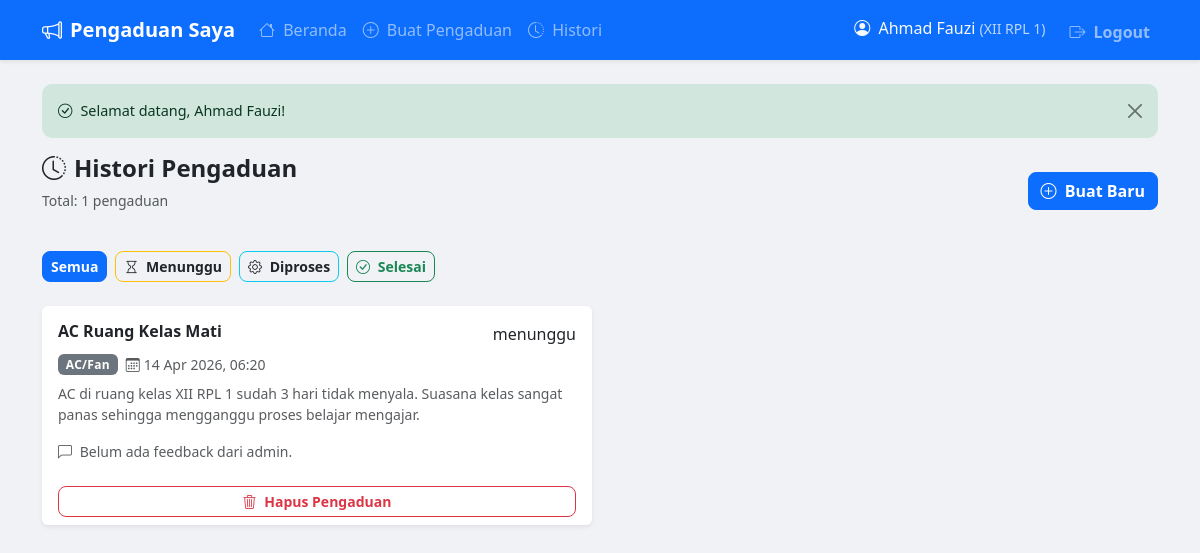
The app's page /siswa/histori.php (signed in) with its own data.
### tables this page shows
CREATE TABLE pengaduan (
    id INT(11) NOT NULL AUTO_INCREMENT,
    user_id INT(11) NOT NULL,
    judul VARCHAR(200) NOT NULL,
    deskripsi TEXT NOT NULL,
    kategori ENUM('Listrik', 'Meja-Kursi', 'AC/Fan', 'Komputer', 'Toilet', 'Lainnya') NOT NULL,
    status ENUM('menunggu', 'diproses', 'selesai') NOT NULL DEFAULT 'menunggu',
    created_at TIMESTAMP DEFAULT CURRENT_TIMESTAMP,
    updated_at TIMESTAMP DEFAULT CURRENT_TIMESTAMP ON UPDATE CURRENT_TIMESTAMP,
    PRIMARY KEY (id),
    FOREIGN KEY (user_id) REFERENCES users(id) ON DELETE CASCADE
);

### config/database.php (called while the page is built, shortened)
<?php
 $DB_HOST = '127.0.0.1';
 $DB_USER = 'ukk';
 $DB_PASS = 'ukk123';
 $DB_NAME = 'pengaduan_sekolah';
 $koneksi = mysqli_connect($DB_HOST, $DB_USER, $DB_PASS, $DB_NAME);
mysqli_set_charset($koneksi, "utf8mb4");
function query($sql) {
    global $koneksi;
    $result = mysqli_query($koneksi, $sql);
    $rows = [];
    while ($row = mysqli_fetch_assoc($result)) {
        $rows[] = $row;
    }
    return $rows;
}
function escape($data) {
    global $koneksi;
    return mysqli_real_escape_string($koneksi, htmlspecialchars($data, ENT_QUOTES, 'UTF-8'));
}
?>

### siswa/histori.php (the view, shortened to what this page needs)
<?php
require_once __DIR__ . '/../config/database.php';
require_once __DIR__ . '/../includes/functions.php';
 $pengaduan = get_pengaduan_siswa($_SESSION['user_id']);
 $filter_status = $_GET['status'] ?? '';
require_once __DIR__ . '/../includes/header.php';
require_once __DIR__ . '/../includes/navbar_siswa.php';
?>
<div class="container py-4">
    <?php echo flash_message(); ?>
    <div class="d-flex justify-content-between align-items-center flex-wrap gap-2 mb-4">
        <div>
            <h4 class="fw-bold"><i class="bi bi-clock-history me-2"></i>Histori Pengaduan</h4>
            <p class="text-muted small">Total: <?php echo count(get_pengaduan_siswa($_SESSION['user_id'])); ?> pengaduan</p>
        </div>
        <a href="buat_pengaduan.php" class="btn btn-primary">
            <i class="bi bi-plus-circle me-1"></i> Buat Baru
        </a>
    </div>
    <div class="d-flex gap-2 mb-4 flex-wrap">
        <a href="histori.php" class="btn btn-sm <?php echo empty($filter_status) ? 'btn-primary' : 'btn-outline-primary'; ?>">
            Semua
        </a>
        <a href="histori.php?status=menunggu" class="btn btn-sm <?php echo $filter_status === 'menunggu' ? 'btn-warning text-dark' : 'btn-outline-warning text-dark'; ?>">
            <i class="bi bi-hourglass me-1"></i> Menunggu
        </a>
        <a href="histori.php?status=diproses" class="btn btn-sm <?php echo $filter_status === 'diproses' ? 'btn-info text-dark' : 'btn-outline-info text-dark'; ?>">
            <i class="bi bi-gear me-1"></i> Diproses
        </a>
        <a href="histori.php?status=selesai" class="btn btn-sm <?php echo $filter_status === 'selesai' ? 'btn-success' : 'btn-outline-success'; ?>">
            <i class="bi bi-check-circle me-1"></i> Selesai
        </a>
    </div>
    <?php if (empty($pengaduan)): ?>
        <div class="text-center text-muted py-5">
            <i class="bi bi-inbox" style="font-size:64px;"></i>
            <h5 class="mt-3">Tidak ada pengaduan</h5>
            <p class="mb-3">
                <?php echo !empty($filter_status) ? 'Tidak ada pengaduan dengan status "' . escape($filter_status) . '".' : 'Anda belum pernah membuat pengaduan.'; ?>
            </p>
            <?php if (empty($filter_status)): ?>
                <a href="buat_pengaduan.php" class="btn btn-primary">Buat Pengaduan Pertama</a>
            <?php endif; ?>
        </div>
    <?php else: ?>
        <div class="row g-3">
            <?php foreach ($pengaduan as $p): ?>
                <?php
                $fb = get_feedback($p['id']);
                $ada_feedback = !empty($fb);
                ?>
                <div class="col-lg-6">
                    <div class="card border-0 shadow-sm h-100">
                        <div class="card-body">
                            <div class="d-flex justify-content-between align-items-start mb-2">
                                <h6 class="fw-bold mb-0"><?php echo escape($p['judul']); ?></h6>
                                <?php echo badge_status($p['status']); ?>
                            </div>
                            <div class="d-flex gap-2 mb-2">
                                <span class="badge bg-secondary"><?php echo escape($p['kategori']); ?></span>
                                <small class="text-muted">
                                    <i class="bi bi-calendar3 me-1"></i><?php echo format_tanggal($p['created_at']); ?>
                                </small>
                            </div>
                            <p class="text-muted small mb-3">
                                <?php echo nl2br(escape($p['deskripsi'])); ?>
                            </p>
                            <?php if ($ada_feedback): ?>
                                <div class="border-top pt-3">
                                    <p class="fw-semibold small mb-2">
                                        <i class="bi bi-chat-dots text-success me-1"></i>
                                        Feedback dari Admin (<?php echo count($fb); ?>)
                                    </p>
                                    <?php foreach ($fb as $f): ?>
                                        <div class="p-2 mb-2 bg-success bg-opacity-10 rounded-2">
                                            <div class="d-flex justify-content-between small">
                                                <span class="fw-semibold text-success">Admin</span>
                                                <span class="text-muted" style="font-size:11px;">
                                                    <?php echo format_tanggal($f['created_at']); ?>
                                                </span>
                                            </div>
                                            <p class="small mb-0 mt-1"><?php echo nl2br(escape($f['isi_feedback'])); ?></p>
                                        </div>
                                    <?php endforeach; ?>
                                </div>
                            <?php else: ?>
                                <div class="text-muted small">
                                    <i class="bi bi-chat-left me-1"></i> Belum ada feedback dari admin.
                                </div>
                            <?php endif; ?>
                        </div>
                        <div class="card-footer bg-transparent border-top-0 py-2">
                            <form method="POST" action="" onsubmit="return confirmHapus(this, '<?php echo escape(addslashes($p['judul'])); ?>')">
                                <button type="submit" class="btn btn-sm btn-outline-danger w-100">
                                    <i class="bi bi-trash3 me-1"></i> Hapus Pengaduan
                                </button>
                            </form>
                        </div>
                    </div>
                </div>
            <?php endforeach; ?>
        </div>
    <?php endif; ?>
</div>
<?php require_once __DIR__ . '/../includes/footer.php'; ?>

### assets/css/style.css (style rules this page uses)
body { background-color: #f0f2f5; font-family: 'Segoe UI', system-ui, -apple-system, sans-serif; }
.card { transition: transform 0.2s ease, box-shadow 0.2s ease; }
.badge { font-weight: 600; letter-spacing: 0.3px; font-size: 0.75rem; }
.btn { border-radius: 8px; font-weight: 600; transition: all 0.2s ease; }

### records on screen
pengaduan: judul "AC Ruang Kelas Mati", status "menunggu", kategori "AC/Fan", created_at "14 Apr 2026, 06:20", deskripsi "AC di ruang kelas XII RPL 1 sudah 3 hari tidak menyala. Suasana kelas sangat panas sehingga mengganggu proses belajar mengajar."

### other values on screen
$_SESSION['nama'] "Ahmad Fauzi"
$_SESSION['kelas'] "XII RPL 1"
$msg "Selamat datang, Ahmad Fauzi!"
count(get_pengaduan_siswa($_SESSION['user_id'])) "1"
